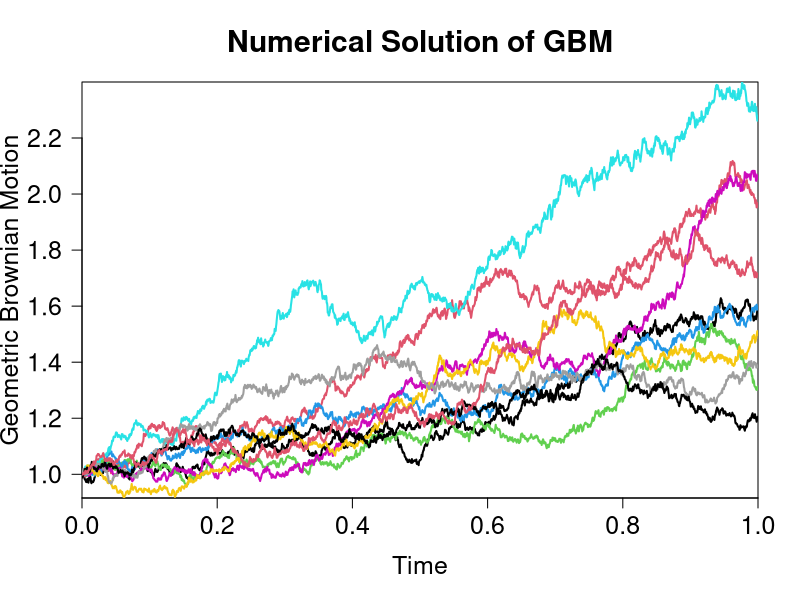

Write the R code that produced this figure.
N <- 2000
t <- 0:N
dt <- 1 / N

mu <- 0.5
sigma <- 0.2
nsim <- 10

S <- matrix(0, nrow = nsim, ncol = N + 1)

# Brownian increments
Z <- matrix(
  rnorm(nsim * N, mean = 0, sd = sqrt(dt)),
  nrow = nsim,
  ncol = N
)

# Numerical solution (Euler scheme)
for (i in 1:nsim) {
  S[i, 1] <- 1.0
  
  for (j in 2:(N + 1)) {
    S[i, j] <- S[i, j - 1] * (1 + mu * dt + sigma * Z[i, j - 1])
  }
}

# Plot with title
plot(
  t * dt, S[1, ],
  type = "l",
  xlab = "Time",
  ylab = "Geometric Brownian Motion",
  main = "Numerical Solution of GBM",
  lwd = 2,
  ylim = c(min(S), max(S)),
  col = 1,
  las = 1,
  cex.axis = 1.5,
  cex.lab = 1.5,
  cex.main = 1.8,
  xaxs = "i",
  yaxs = "i"
)

for (i in 2:nsim) {
  lines(t * dt, S[i, ], lwd = 2, col = i)
}
